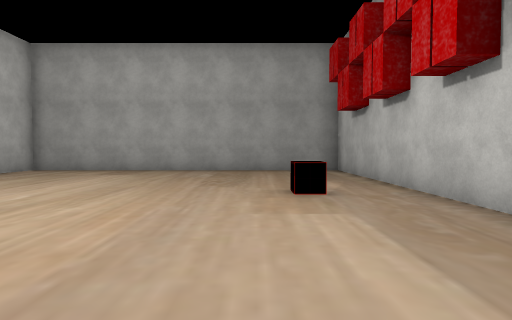
view 1 (above)

22 first-person views from a walk through a 3-D level made in the Unity game engine. The camera is 1.4 m above the floor, tilts 2° down and sees 80° across. The floor is counted in squares, 2 m on a side. Each view is taken from the middle of a square. On the plan, view 1 faces up. The plan holds only what a view shows up to about 10 squares ahead; the rest is blank. The place goes on beyond the plan. The player is left out. Door leaves are left out, so doorways stand open. Some surface patterns are stand-ins.

view 2
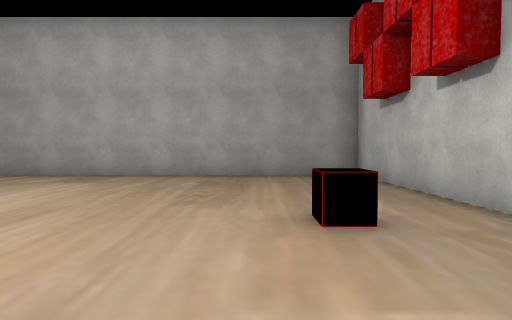

view 3
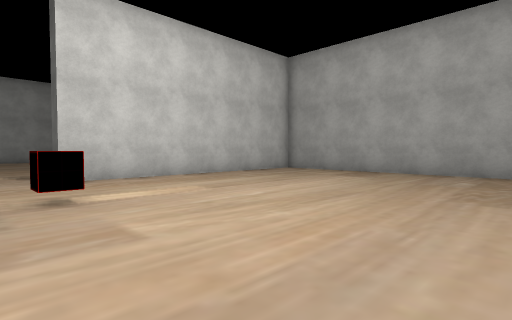

view 4
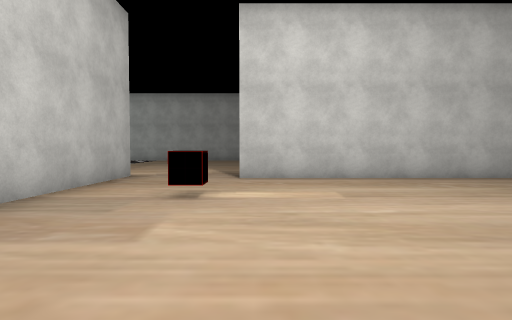

view 5
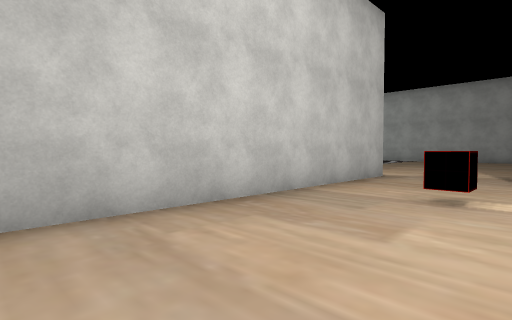

view 6
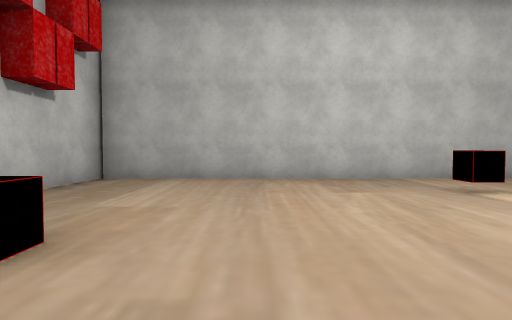

view 7
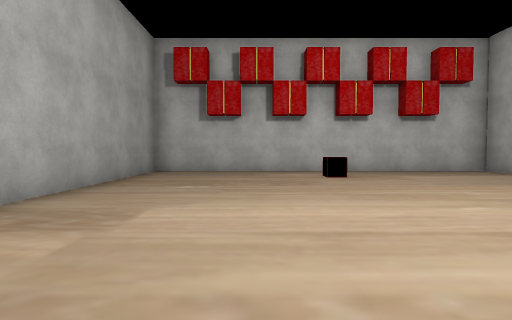

view 8
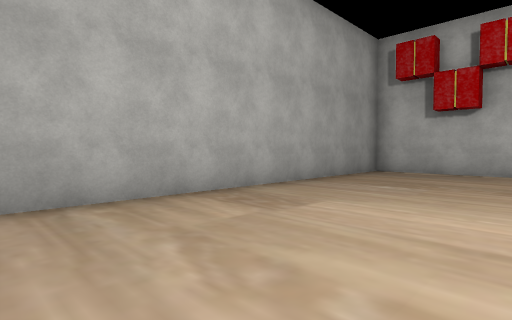

view 9
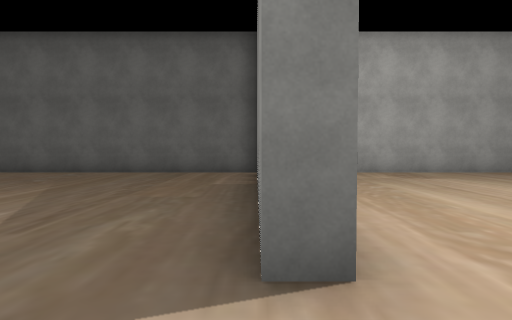

view 10
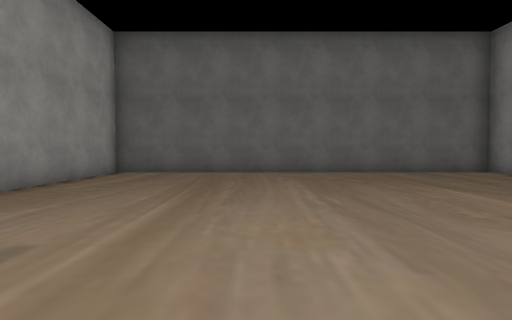

view 11
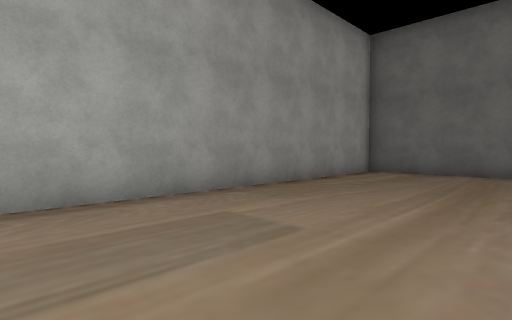

view 12
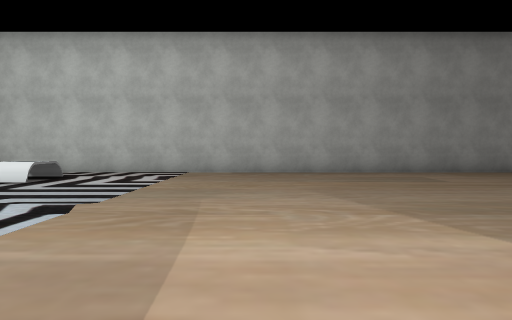

view 13
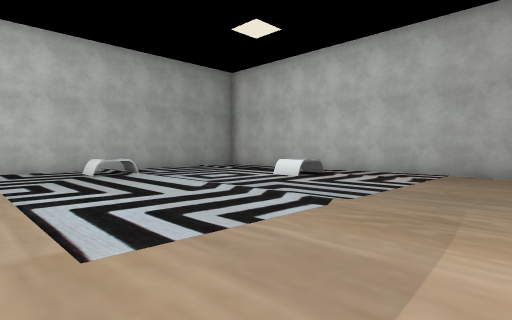

view 14
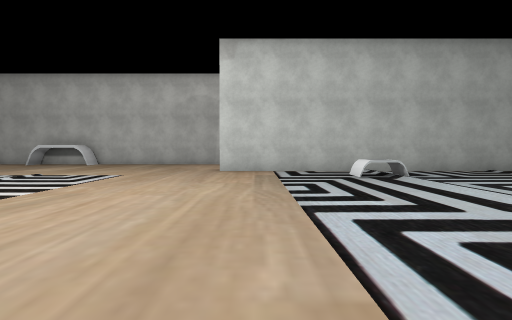

view 15
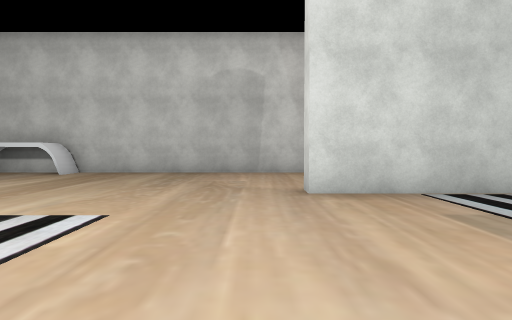

view 16
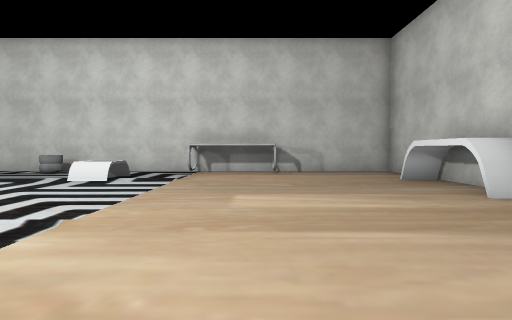

view 17
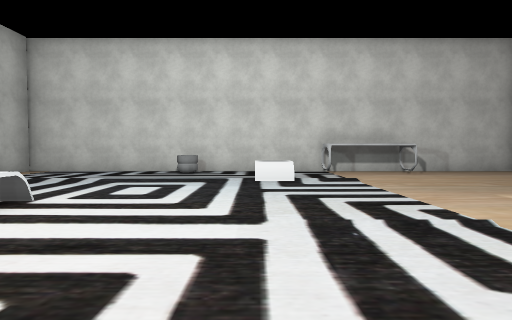

view 18
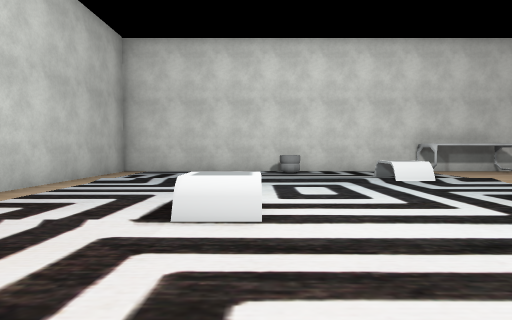

view 19
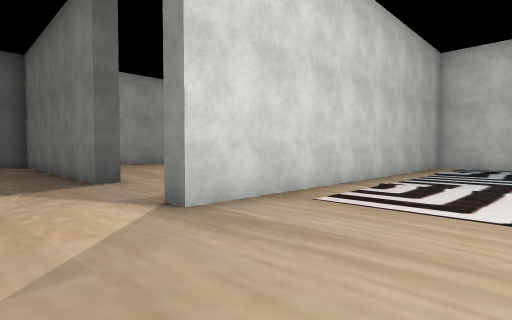

view 20
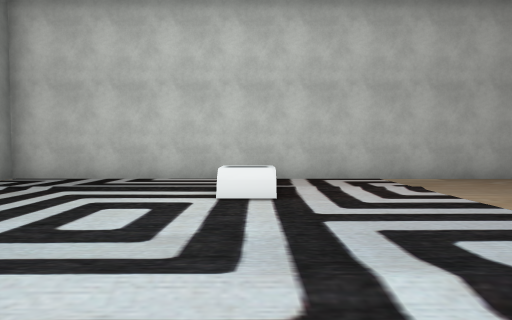

view 21
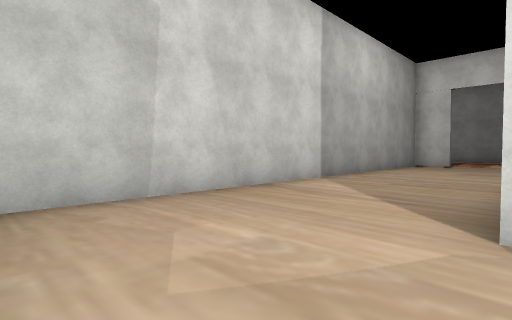

view 22
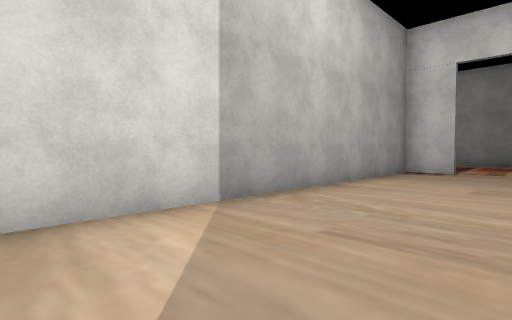

### Floor plan
Ten units are one square. View 1 is at (0, 0); x grows to the right and y downward. Boxes are objects, and circles mark ways between rooms. Rooms are numbered by the first view taken in them; rooms with no view inside come last. Other rooms are left out.
<svg viewBox="-201 -107 234 275">
<path fill="none" stroke="#000" d="M-65 3 28 3 28 -102 -70 -102M-75 -100 -75 -26M-75 -26 -80 -26 -80 -102 -192 -102 -192 118 -88 118 -88 124M-23 160 -23 154 0 154M-25 163 -25 154M-196 150 -196 163 28 163 28 8 -80 8 -80 3 -65 3M16 126 16 101 26 101M-1 162 -1 154M-136 95 -127 95 -127 104M-41 51 -41 45M-31 51 -31 46M-30 51 -35 51M-174 56 -174 65M-175 57 -165 57M6 88 -4 88 -4 80 6 80"/>
<rect x="-55" y="-25" width="10" height="10" fill="#bbb"><title>other object</title></rect>
<rect x="5" y="-55" width="10" height="10" fill="#bbb"><title>other object</title></rect>
<circle cx="-73" cy="-10" r="3" fill="#2a7"/>
<text x="-20" y="-50">1</text>
<text x="-100" y="50">2</text>
</svg>
Room 1 opens to room 2.

Where each view was taken, in squares from view 1:
view 1: 0 up, 0 right, facing up
view 2: 2 up, 0 right, facing up
view 3: 1 up, 0 right, facing up-left
view 4: 3 up, 0 right, facing left
view 5: 3 up, 0 right, facing down-left
view 6: 7 up, 1 left, facing down
view 7: 7 up, 7 left, facing right
view 8: 6 up, 7 left, facing up-right
view 9: 1 up, 8 left, facing up
view 10: 1 up, 15 left, facing up
view 11: 1 up, 15 left, facing up-left
view 12: 1 down, 10 left, facing left
view 13: 1 down, 10 left, facing down-left
view 14: 2 down, 10 left, facing down
view 15: 7 down, 8 left, facing down
view 16: 12 down, 7 left, facing right
view 17: 8 down, 7 left, facing right
view 18: 5 down, 7 left, facing right
view 19: 4 down, 10 left, facing up-right
view 20: 6 down, 12 left, facing left
view 21: 12 down, 6 left, facing down-left
view 22: 13 down, 10 left, facing down-left
